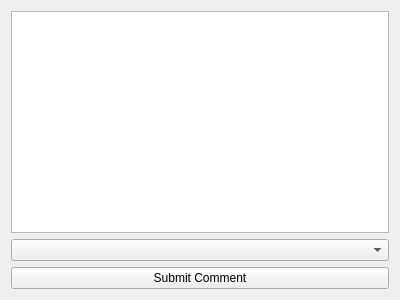
<?xml version="1.0" encoding="UTF-8"?>
<ui version="4.0">
 <class>Form</class>
 <widget class="QWidget" name="Form">
  <property name="geometry">
   <rect>
    <x>0</x>
    <y>0</y>
    <width>400</width>
    <height>300</height>
   </rect>
  </property>
  <property name="windowTitle">
   <string>Form</string>
  </property>
  <layout class="QVBoxLayout" name="verticalLayout">
   <item>
    <widget class="QTextEdit" name="comment_box">
     <property name="font">
      <font>
       <family>Monospace</family>
      </font>
     </property>
     <property name="cursor" stdset="0">
      <cursorShape>IBeamCursor</cursorShape>
     </property>
     <property name="inputMethodHints">
      <set>Qt::ImhMultiLine|Qt::ImhPreferLatin</set>
     </property>
     <property name="autoFormatting">
      <set>QTextEdit::AutoAll</set>
     </property>
    </widget>
   </item>
   <item>
    <widget class="QComboBox" name="channel_select"/>
   </item>
   <item>
    <widget class="QPushButton" name="create_comment_button">
     <property name="cursor">
      <cursorShape>PointingHandCursor</cursorShape>
     </property>
     <property name="text">
      <string>Submit Comment</string>
     </property>
    </widget>
   </item>
  </layout>
 </widget>
 <resources/>
 <connections/>
</ui>
